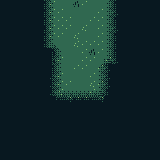

This is a level from a 2D game, rendered from its Tiled map with the project's own tilesets. A one-line summary and the complete map file follow:
An orthogonal 20x20 tile map with 8x8 px tiles, 3 tile layers (Floors, Tile Layer 3, Overwalls).

<map version="1.2" tiledversion="2019.05.08" orientation="orthogonal" renderorder="left-down" width="20" height="20" tilewidth="8" tileheight="8" infinite="0" nextlayerid="13" nextobjectid="1">
 <tileset firstgid="1" source="../Tilesets/First.tsx" />
 <layer id="10" name="Floors" width="20" height="20">
  <data encoding="csv">
258,258,338,338,338,339,338,339,339,254,338,339,339,339,337,338,338,338,258,258,
258,258,171,338,338,338,338,338,339,339,339,339,338,339,338,338,339,338,258,258,
258,258,339,338,339,337,338,338,338,339,339,338,338,339,337,338,338,338,258,258,
258,258,337,338,337,171,338,338,338,339,337,339,338,339,338,339,339,339,258,258,
258,258,255,339,339,339,338,338,339,337,339,339,338,339,339,339,338,339,258,258,
258,258,339,339,337,338,339,339,339,337,338,338,338,339,339,338,338,337,258,258,
258,258,254,339,338,338,254,339,339,339,338,254,338,339,338,338,339,339,258,258,
258,258,338,339,339,338,254,338,339,339,338,338,339,338,338,338,339,339,258,258,
258,258,338,338,338,339,339,339,339,338,338,339,338,338,339,338,338,338,258,258,
258,258,338,339,338,338,338,338,339,339,339,338,339,339,339,338,339,339,258,258,
258,258,339,338,339,338,338,338,338,339,339,337,338,338,339,339,338,338,258,258,
258,258,339,338,339,339,339,337,339,339,339,338,339,339,338,338,339,338,258,258,
258,258,338,338,338,339,339,339,338,338,337,339,338,338,339,337,339,339,258,258,
258,258,339,339,339,338,338,338,338,338,338,338,338,339,339,339,338,339,258,258,
258,258,339,338,338,338,338,339,339,339,339,338,338,339,339,338,339,255,258,258,
258,258,338,338,338,339,339,339,339,339,339,338,338,338,339,339,339,339,258,258,
258,258,258,258,258,258,258,258,258,258,258,258,258,258,258,258,258,258,258,258,
258,258,258,258,258,258,258,258,258,258,258,258,258,258,258,258,258,258,258,258,
258,258,258,258,258,258,258,258,258,258,258,258,258,258,258,258,258,258,258,258,
258,258,258,258,258,258,258,258,258,258,258,258,258,258,258,258,258,258,258,258
</data>
 </layer>
 <layer id="11" name="Tile Layer 3" width="20" height="20">
  <data encoding="csv">
0,0,0,0,0,0,0,0,0,0,0,0,0,0,0,0,0,0,0,0,
0,0,0,0,0,0,0,0,0,0,0,0,0,0,0,0,0,0,0,0,
0,0,0,0,0,0,0,0,0,0,0,0,0,0,0,0,0,0,0,0,
0,0,0,0,0,0,0,0,0,0,0,0,0,0,0,0,0,0,0,0,
0,0,0,0,0,0,0,0,0,0,0,0,0,0,0,0,0,0,0,0,
0,0,0,0,0,0,2684355239,0,0,0,0,0,0,0,0,0,0,0,0,0,
0,0,0,0,0,0,0,0,0,0,0,0,0,0,0,0,0,0,0,0,
0,0,0,0,0,0,0,0,0,0,0,0,0,2684355239,0,0,0,0,0,0,
0,0,0,0,0,0,0,0,0,0,0,0,0,0,0,0,0,0,0,0,
0,0,0,0,0,0,0,0,0,0,0,0,0,0,0,0,0,0,0,0,
0,0,0,0,0,0,0,0,0,0,0,0,0,0,0,0,0,0,0,0,
0,0,0,0,0,0,0,2684355239,0,0,0,0,2684355239,0,0,0,0,0,0,0,
0,0,0,0,0,0,0,0,0,0,0,0,0,0,0,0,0,0,0,0,
0,0,0,0,0,0,0,0,0,0,0,0,0,0,0,0,0,0,0,0,
0,0,0,0,0,0,0,0,0,0,0,0,0,0,0,0,0,0,0,0,
0,0,0,0,0,0,0,0,0,0,0,0,0,0,0,0,0,0,0,0,
0,0,0,0,0,0,0,0,0,0,0,0,0,0,0,0,0,0,0,0,
0,0,0,0,0,0,0,0,0,0,0,0,0,0,0,0,0,0,0,0,
0,0,0,0,0,0,0,0,0,0,0,0,0,0,0,0,0,0,0,0,
0,0,0,0,0,0,0,0,0,0,0,0,0,0,0,0,0,0,0,0
</data>
 </layer>
 <layer id="12" name="Overwalls" width="20" height="20">
  <data encoding="csv">
0,0,258,258,258,2147484328,2147484327,0,0,0,0,0,0,679,680,258,258,258,0,0,
0,0,258,258,258,2147484328,2147484327,0,0,0,0,0,0,679,763,258,258,258,0,0,
0,0,258,258,258,2147484328,2147484327,0,0,0,0,0,0,679,680,258,258,258,0,0,
0,0,258,258,258,2147484328,2147484327,0,0,0,0,0,0,679,763,258,258,258,0,0,
0,0,258,258,258,2147484328,2147484327,0,0,0,0,0,0,679,680,258,258,258,0,0,
0,0,258,258,258,2147484328,2147484327,0,0,0,0,0,0,679,680,258,258,258,0,0,
0,0,258,258,258,258,2147484328,2147484327,0,0,0,0,0,679,680,258,258,258,0,0,
0,0,258,258,258,258,2147484411,2147484327,0,0,0,0,0,679,763,258,258,258,0,0,
0,0,258,258,258,258,2147484328,2147484327,0,0,0,0,679,763,258,258,258,258,0,0,
0,0,258,258,258,258,2147484411,2147484327,0,0,0,0,679,763,258,258,258,258,0,0,
0,0,258,258,258,258,2147484411,2147484327,0,0,0,0,679,763,258,258,258,258,0,0,
0,0,258,258,258,258,2147484411,2147484327,2684355239,2684355239,2684355239,2684355239,679,680,258,258,258,258,0,0,
0,0,258,258,258,258,258,536871592,536871675,536871592,536871592,536871592,536871675,258,258,258,258,258,0,0,
0,0,258,258,258,258,258,258,258,258,258,258,258,258,258,258,258,258,0,0,
0,0,258,258,258,258,258,258,258,258,258,258,258,258,258,258,258,258,0,0,
0,0,258,258,258,258,258,258,258,258,258,258,258,258,258,258,258,258,0,0,
0,0,0,0,0,0,0,0,0,0,0,0,0,0,0,0,0,0,0,0,
0,0,0,0,0,0,0,0,0,0,0,0,0,0,0,0,0,0,0,0,
0,0,0,0,0,0,0,0,0,0,0,0,0,0,0,0,0,0,0,0,
0,0,0,0,0,0,0,0,0,0,0,0,0,0,0,0,0,0,0,0
</data>
 </layer>
</map>
